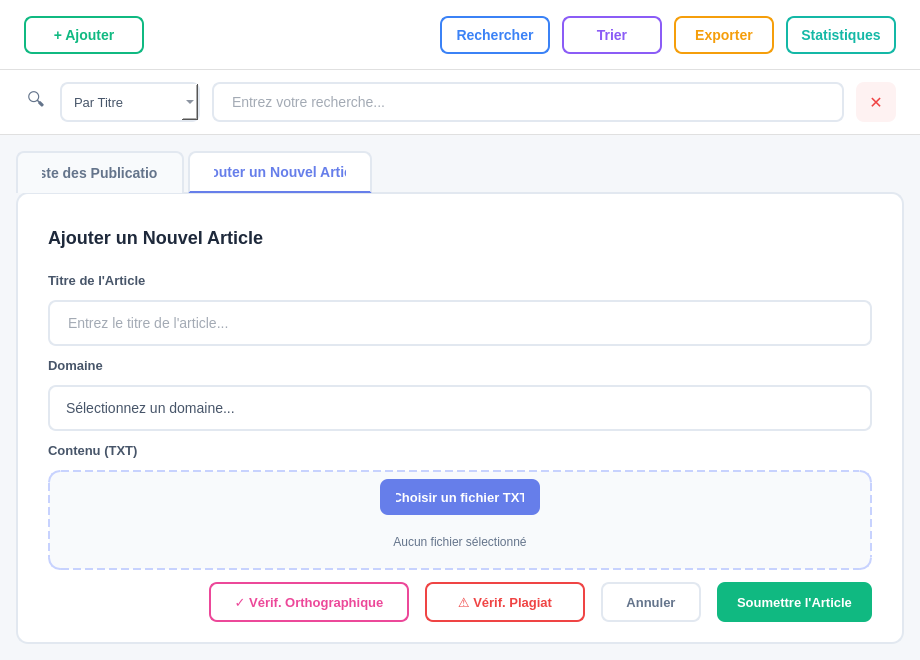
<?xml version="1.0" encoding="UTF-8"?>
<ui version="4.0">
 <class>PublicationsPage</class>
 <widget class="QWidget" name="PublicationsPage">
  <property name="geometry">
   <rect>
    <x>0</x>
    <y>0</y>
    <width>920</width>
    <height>660</height>
   </rect>
  </property>
  <property name="windowTitle">
   <string>Publications</string>
  </property>
  <property name="styleSheet">
   <string notr="true">QWidget#PublicationsPage {
    background-color: #F5F7FA;
}</string>
  </property>
  <layout class="QVBoxLayout" name="mainLayout">
   <property name="spacing">
    <number>0</number>
   </property>
   <property name="leftMargin">
    <number>0</number>
   </property>
   <property name="topMargin">
    <number>0</number>
   </property>
   <property name="rightMargin">
    <number>0</number>
   </property>
   <property name="bottomMargin">
    <number>0</number>
   </property>
   <item>
    <widget class="QWidget" name="toolbar" native="true">
     <property name="minimumSize">
      <size>
       <width>0</width>
       <height>70</height>
      </size>
     </property>
     <property name="maximumSize">
      <size>
       <width>16777215</width>
       <height>70</height>
      </size>
     </property>
     <property name="styleSheet">
      <string notr="true">QWidget#toolbar {
    background-color: #FFFFFF;
    border-bottom: 1px solid #E0E0E0;
}</string>
     </property>
     <layout class="QHBoxLayout" name="toolbarLayout">
      <property name="spacing">
       <number>12</number>
      </property>
      <property name="leftMargin">
       <number>24</number>
      </property>
      <property name="topMargin">
       <number>16</number>
      </property>
      <property name="rightMargin">
       <number>24</number>
      </property>
      <property name="bottomMargin">
       <number>16</number>
      </property>
      <item>
       <widget class="QToolButton" name="addButton">
        <property name="minimumSize">
         <size>
          <width>120</width>
          <height>38</height>
         </size>
        </property>
        <property name="maximumSize">
         <size>
          <width>120</width>
          <height>38</height>
         </size>
        </property>
        <property name="cursor">
         <cursorShape>PointingHandCursor</cursorShape>
        </property>
        <property name="styleSheet">
         <string notr="true">QToolButton {
    background-color: transparent;
    color: #10B981;
    border: 2px solid #10B981;
    border-radius: 8px;
    font-family: 'Segoe UI', sans-serif;
    font-size: 14px;
    font-weight: 600;
    padding: 0px 16px;
}
QToolButton:hover {
    background-color: #10B981;
    color: white;
    border-color: #10B981;
}
QToolButton:pressed {
    background-color: #059669;
    border-color: #059669;
}</string>
        </property>
        <property name="text">
         <string>+ Ajouter</string>
        </property>
       </widget>
      </item>
      <item>
       <spacer name="horizontalSpacer">
        <property name="orientation">
         <enum>Qt::Orientation::Horizontal</enum>
        </property>
        <property name="sizeHint" stdset="0">
         <size>
          <width>40</width>
          <height>20</height>
         </size>
        </property>
       </spacer>
      </item>
      <item>
       <widget class="QToolButton" name="searchButton">
        <property name="minimumSize">
         <size>
          <width>110</width>
          <height>38</height>
         </size>
        </property>
        <property name="maximumSize">
         <size>
          <width>110</width>
          <height>38</height>
         </size>
        </property>
        <property name="cursor">
         <cursorShape>PointingHandCursor</cursorShape>
        </property>
        <property name="styleSheet">
         <string notr="true">QToolButton {
    background-color: transparent;
    color: #3B82F6;
    border: 2px solid #3B82F6;
    border-radius: 8px;
    font-family: 'Segoe UI', sans-serif;
    font-size: 14px;
    font-weight: 600;
    padding: 0px 12px;
}
QToolButton:hover {
    background-color: #3B82F6;
    color: white;
    border-color: #3B82F6;
}
QToolButton:pressed {
    background-color: #2563EB;
    border-color: #2563EB;
}</string>
        </property>
        <property name="text">
         <string>Rechercher</string>
        </property>
       </widget>
      </item>
      <item>
       <widget class="QToolButton" name="sortButton">
        <property name="minimumSize">
         <size>
          <width>100</width>
          <height>38</height>
         </size>
        </property>
        <property name="maximumSize">
         <size>
          <width>100</width>
          <height>38</height>
         </size>
        </property>
        <property name="cursor">
         <cursorShape>PointingHandCursor</cursorShape>
        </property>
        <property name="styleSheet">
         <string notr="true">QToolButton {
    background-color: transparent;
    color: #8B5CF6;
    border: 2px solid #8B5CF6;
    border-radius: 8px;
    font-family: 'Segoe UI', sans-serif;
    font-size: 14px;
    font-weight: 600;
    padding: 0px 12px;
}
QToolButton:hover {
    background-color: #8B5CF6;
    color: white;
    border-color: #8B5CF6;
}
QToolButton:pressed {
    background-color: #7C3AED;
    border-color: #7C3AED;
}</string>
        </property>
        <property name="text">
         <string>Trier</string>
        </property>
        <property name="popupMode">
         <enum>QToolButton::ToolButtonPopupMode::InstantPopup</enum>
        </property>
       </widget>
      </item>
      <item>
       <widget class="QToolButton" name="exportButton">
        <property name="minimumSize">
         <size>
          <width>100</width>
          <height>38</height>
         </size>
        </property>
        <property name="maximumSize">
         <size>
          <width>100</width>
          <height>38</height>
         </size>
        </property>
        <property name="cursor">
         <cursorShape>PointingHandCursor</cursorShape>
        </property>
        <property name="styleSheet">
         <string notr="true">QToolButton {
    background-color: transparent;
    color: #F59E0B;
    border: 2px solid #F59E0B;
    border-radius: 8px;
    font-family: 'Segoe UI', sans-serif;
    font-size: 14px;
    font-weight: 600;
    padding: 0px 12px;
}
QToolButton:hover {
    background-color: #F59E0B;
    color: white;
    border-color: #F59E0B;
}
QToolButton:pressed {
    background-color: #D97706;
    border-color: #D97706;
}</string>
        </property>
        <property name="text">
         <string>Exporter</string>
        </property>
        <property name="popupMode">
         <enum>QToolButton::ToolButtonPopupMode::InstantPopup</enum>
        </property>
       </widget>
      </item>
      <item>
       <widget class="QToolButton" name="statsButton">
        <property name="minimumSize">
         <size>
          <width>110</width>
          <height>38</height>
         </size>
        </property>
        <property name="maximumSize">
         <size>
          <width>110</width>
          <height>38</height>
         </size>
        </property>
        <property name="cursor">
         <cursorShape>PointingHandCursor</cursorShape>
        </property>
        <property name="styleSheet">
         <string notr="true">QToolButton {
    background-color: transparent;
    color: #14B8A6;
    border: 2px solid #14B8A6;
    border-radius: 8px;
    font-family: 'Segoe UI', sans-serif;
    font-size: 14px;
    font-weight: 600;
    padding: 0px 12px;
}
QToolButton:hover {
    background-color: #14B8A6;
    color: white;
    border-color: #14B8A6;
}
QToolButton:pressed {
    background-color: #0D9488;
    border-color: #0D9488;
}</string>
        </property>
        <property name="text">
         <string>Statistiques</string>
        </property>
       </widget>
      </item>
     </layout>
    </widget>
   </item>
   <item>
    <widget class="QWidget" name="searchBar" native="true">
     <property name="minimumSize">
      <size>
       <width>0</width>
       <height>65</height>
      </size>
     </property>
     <property name="maximumSize">
      <size>
       <width>16777215</width>
       <height>65</height>
      </size>
     </property>
     <property name="styleSheet">
      <string notr="true">QWidget#searchBar {
    background-color: #FFFFFF;
    border-bottom: 1px solid #E0E0E0;
}</string>
     </property>
     <layout class="QHBoxLayout" name="searchBarLayout">
      <property name="spacing">
       <number>12</number>
      </property>
      <property name="leftMargin">
       <number>24</number>
      </property>
      <property name="topMargin">
       <number>12</number>
      </property>
      <property name="rightMargin">
       <number>24</number>
      </property>
      <property name="bottomMargin">
       <number>12</number>
      </property>
      <item>
       <widget class="QLabel" name="searchIcon">
        <property name="minimumSize">
         <size>
          <width>24</width>
          <height>24</height>
         </size>
        </property>
        <property name="maximumSize">
         <size>
          <width>24</width>
          <height>24</height>
         </size>
        </property>
        <property name="styleSheet">
         <string notr="true">font-size: 18px; background: transparent; color: #64748B;</string>
        </property>
        <property name="text">
         <string>🔍</string>
        </property>
        <property name="alignment">
         <set>Qt::AlignmentFlag::AlignCenter</set>
        </property>
       </widget>
      </item>
      <item>
       <widget class="QComboBox" name="searchTypeCombo">
        <property name="minimumSize">
         <size>
          <width>140</width>
          <height>40</height>
         </size>
        </property>
        <property name="maximumSize">
         <size>
          <width>140</width>
          <height>40</height>
         </size>
        </property>
        <property name="styleSheet">
         <string notr="true">QComboBox {
    border: 1.5px solid #E2E8F0;
    border-radius: 8px;
    padding: 8px 12px;
    background: #FFFFFF;
    font-family: 'Segoe UI', sans-serif;
    font-size: 13px;
    color: #475569;
}
QComboBox:hover {
    border-color: #C7D2FE;
}
QComboBox:focus {
    border-color: #6366F1;
    background-color: #FAFBFF;
}</string>
        </property>
        <item>
         <property name="text">
          <string>Par Titre</string>
         </property>
        </item>
        <item>
         <property name="text">
          <string>Par Domaine</string>
         </property>
        </item>
       </widget>
      </item>
      <item>
       <widget class="QLineEdit" name="searchInput">
        <property name="minimumSize">
         <size>
          <width>0</width>
          <height>40</height>
         </size>
        </property>
        <property name="maximumSize">
         <size>
          <width>16777215</width>
          <height>40</height>
         </size>
        </property>
        <property name="styleSheet">
         <string notr="true">QLineEdit {
    border: 1.5px solid #E2E8F0;
    border-radius: 8px;
    padding: 8px 16px;
    background: #FFFFFF;
    font-family: 'Segoe UI', sans-serif;
    font-size: 14px;
    color: #475569;
}
QLineEdit:hover {
    border-color: #C7D2FE;
}
QLineEdit:focus {
    border-color: #6366F1;
    background-color: #FAFBFF;
}</string>
        </property>
        <property name="placeholderText">
         <string>Entrez votre recherche...</string>
        </property>
       </widget>
      </item>
      <item>
       <widget class="QToolButton" name="clearButton">
        <property name="minimumSize">
         <size>
          <width>40</width>
          <height>40</height>
         </size>
        </property>
        <property name="maximumSize">
         <size>
          <width>40</width>
          <height>40</height>
         </size>
        </property>
        <property name="cursor">
         <cursorShape>PointingHandCursor</cursorShape>
        </property>
        <property name="styleSheet">
         <string notr="true">QToolButton {
    background-color: #FEF2F2;
    color: #EF4444;
    border: none;
    border-radius: 8px;
    font-size: 16px;
    font-weight: bold;
}
QToolButton:hover {
    background-color: #EF4444;
    color: white;
}</string>
        </property>
        <property name="text">
         <string>✕</string>
        </property>
       </widget>
      </item>
     </layout>
    </widget>
   </item>
   <item>
    <widget class="QWidget" name="contentArea" native="true">
     <property name="styleSheet">
      <string notr="true">QWidget#contentArea {
    background-color: #F5F7FA;
}</string>
     </property>
     <layout class="QVBoxLayout" name="contentLayout">
      <property name="spacing">
       <number>0</number>
      </property>
      <property name="leftMargin">
       <number>16</number>
      </property>
      <property name="topMargin">
       <number>16</number>
      </property>
      <property name="rightMargin">
       <number>16</number>
      </property>
      <property name="bottomMargin">
       <number>16</number>
      </property>
      <item>
       <widget class="QTabWidget" name="publicationsTabWidget">
        <property name="styleSheet">
         <string notr="true">QTabWidget::pane {
    border: 1.5px solid #E2E8F0;
    border-radius: 12px;
    background-color: #FFFFFF;
    top: -1px;
}
QTabBar::tab {
    background-color: #F8FAFC;
    color: #64748B;
    padding: 12px 24px;
    border: 1.5px solid #E2E8F0;
    border-bottom: none;
    border-top-left-radius: 8px;
    border-top-right-radius: 8px;
    font-family: 'Segoe UI', sans-serif;
    font-size: 14px;
    font-weight: 600;
    margin-right: 4px;
}
QTabBar::tab:selected {
    background-color: #FFFFFF;
    color: #667eea;
    border-bottom: 2px solid #667eea;
}
QTabBar::tab:hover:!selected {
    background-color: #EEF2FF;
    color: #667eea;
}</string>
        </property>
        <property name="currentIndex">
         <number>1</number>
        </property>
        <widget class="QWidget" name="listTab">
         <attribute name="title">
          <string>Liste des Publications</string>
         </attribute>
         <layout class="QVBoxLayout" name="listTabLayout">
          <property name="spacing">
           <number>0</number>
          </property>
          <property name="leftMargin">
           <number>0</number>
          </property>
          <property name="topMargin">
           <number>0</number>
          </property>
          <property name="rightMargin">
           <number>0</number>
          </property>
          <property name="bottomMargin">
           <number>0</number>
          </property>
          <item>
           <widget class="QTableWidget" name="publicationsTable">
            <property name="styleSheet">
             <string notr="true">QTableWidget {
    background-color: #FFFFFF;
    border: none;
    gridline-color: #F1F5F9;
    font-family: 'Segoe UI', 'Roboto', sans-serif;
}
QTableWidget::item {
    padding: 14px;
    border-bottom: 1px solid #F1F5F9;
    color: #475569;
    font-size: 13px;
}
QTableWidget::item:selected {
    background-color: #F1F5F9;
    color: #1E293B;
}
QHeaderView::section {
    background-color: #F8FAFC;
    color: #64748B;
    padding: 16px;
    border: none;
    border-bottom: 2px solid #E2E8F0;
    border-right: 1px solid #F1F5F9;
    font-weight: 600;
    font-size: 12px;
    text-transform: uppercase;
    font-family: 'Segoe UI', 'Roboto', sans-serif;
    letter-spacing: 0.8px;
}</string>
            </property>
            <property name="editTriggers">
             <set>QAbstractItemView::EditTrigger::NoEditTriggers</set>
            </property>
            <property name="alternatingRowColors">
             <bool>true</bool>
            </property>
            <property name="selectionMode">
             <enum>QAbstractItemView::SelectionMode::SingleSelection</enum>
            </property>
            <property name="selectionBehavior">
             <enum>QAbstractItemView::SelectionBehavior::SelectRows</enum>
            </property>
            <attribute name="horizontalHeaderStretchLastSection">
             <bool>true</bool>
            </attribute>
            <attribute name="verticalHeaderVisible">
             <bool>false</bool>
            </attribute>
            <column>
             <property name="text">
              <string>ID</string>
             </property>
            </column>
            <column>
             <property name="text">
              <string>Titre</string>
             </property>
            </column>
            <column>
             <property name="text">
              <string>Domaine</string>
             </property>
            </column>
            <column>
             <property name="text">
              <string>État</string>
             </property>
            </column>
            <column>
             <property name="text">
              <string>Date Création</string>
             </property>
            </column>
            <column>
             <property name="text">
              <string>Actions</string>
             </property>
            </column>
           </widget>
          </item>
         </layout>
        </widget>
        <widget class="QWidget" name="addTab">
         <attribute name="title">
          <string>Ajouter un Nouvel Article</string>
         </attribute>
         <layout class="QVBoxLayout" name="addTabLayout">
          <property name="spacing">
           <number>12</number>
          </property>
          <property name="leftMargin">
           <number>30</number>
          </property>
          <property name="topMargin">
           <number>20</number>
          </property>
          <property name="rightMargin">
           <number>30</number>
          </property>
          <property name="bottomMargin">
           <number>20</number>
          </property>
          <item>
           <widget class="QLabel" name="formTitleLabel">
            <property name="styleSheet">
             <string notr="true">font-size: 18px; font-weight: 600; color: #1E293B; background: transparent;</string>
            </property>
            <property name="text">
             <string>Ajouter un Nouvel Article</string>
            </property>
           </widget>
          </item>
          <item>
           <widget class="QWidget" name="formWidget" native="true">
            <property name="styleSheet">
             <string notr="true">QWidget#formWidget {
    background-color: transparent;
}</string>
            </property>
            <layout class="QVBoxLayout" name="formLayout">
             <property name="spacing">
              <number>12</number>
             </property>
             <property name="leftMargin">
              <number>0</number>
             </property>
             <property name="topMargin">
              <number>0</number>
             </property>
             <property name="rightMargin">
              <number>0</number>
             </property>
             <property name="bottomMargin">
              <number>0</number>
             </property>
             <item>
              <widget class="QLabel" name="titreLabel">
               <property name="styleSheet">
                <string notr="true">font-size: 13px; font-weight: 600; color: #475569; background: transparent;</string>
               </property>
               <property name="text">
                <string>Titre de l'Article</string>
               </property>
              </widget>
             </item>
             <item>
              <widget class="QLineEdit" name="titreInput">
               <property name="minimumSize">
                <size>
                 <width>0</width>
                 <height>38</height>
                </size>
               </property>
               <property name="maximumSize">
                <size>
                 <width>16777215</width>
                 <height>49</height>
                </size>
               </property>
               <property name="styleSheet">
                <string notr="true">QLineEdit {
    border: 1.5px solid #E2E8F0;
    border-radius: 8px;
    padding: 12px 16px;
    background: #FFFFFF;
    font-family: 'Segoe UI', sans-serif;
    font-size: 14px;
    color: #475569;
}
QLineEdit:hover {
    border-color: #C7D2FE;
}
QLineEdit:focus {
    border-color: #667eea;
    background-color: #FAFBFF;
}</string>
               </property>
               <property name="placeholderText">
                <string>Entrez le titre de l'article...</string>
               </property>
              </widget>
             </item>
             <item>
              <widget class="QLabel" name="domaineLabel">
               <property name="styleSheet">
                <string notr="true">font-size: 13px; font-weight: 600; color: #475569; background: transparent;</string>
               </property>
               <property name="text">
                <string>Domaine</string>
               </property>
              </widget>
             </item>
             <item>
              <widget class="QComboBox" name="domaineCombo">
               <property name="minimumSize">
                <size>
                 <width>0</width>
                 <height>38</height>
                </size>
               </property>
               <property name="styleSheet">
                <string notr="true">QComboBox {
    border: 1.5px solid #E2E8F0;
    border-radius: 8px;
    padding: 12px 16px;
    background: #FFFFFF;
    font-family: 'Segoe UI', sans-serif;
    font-size: 14px;
    color: #475569;
}
QComboBox:hover {
    border-color: #C7D2FE;
}
QComboBox:focus {
    border-color: #667eea;
    background-color: #FAFBFF;
}
QComboBox::drop-down {
    border: none;
    padding-right: 10px;
}
QComboBox::down-arrow {
    image: none;
    border-left: 5px solid transparent;
    border-right: 5px solid transparent;
    border-top: 6px solid #64748B;
    margin-right: 8px;
}</string>
               </property>
               <item>
                <property name="text">
                 <string>Sélectionnez un domaine...</string>
                </property>
               </item>
               <item>
                <property name="text">
                 <string>Intelligence Artificielle</string>
                </property>
               </item>
               <item>
                <property name="text">
                 <string>Réseaux et Sécurité</string>
                </property>
               </item>
               <item>
                <property name="text">
                 <string>Génie Logiciel</string>
                </property>
               </item>
               <item>
                <property name="text">
                 <string>Systèmes Distribués</string>
                </property>
               </item>
               <item>
                <property name="text">
                 <string>Base de Données</string>
                </property>
               </item>
               <item>
                <property name="text">
                 <string>Autre</string>
                </property>
               </item>
              </widget>
             </item>
             <item>
              <widget class="QLabel" name="contenuLabel">
               <property name="styleSheet">
                <string notr="true">font-size: 13px; font-weight: 600; color: #475569; background: transparent;</string>
               </property>
               <property name="text">
                <string>Contenu (TXT)</string>
               </property>
              </widget>
             </item>
             <item>
              <widget class="QWidget" name="uploadWidget" native="true">
               <property name="minimumSize">
                <size>
                 <width>0</width>
                 <height>100</height>
                </size>
               </property>
               <property name="styleSheet">
                <string notr="true">QWidget#uploadWidget {
    border: 2px dashed #C7D2FE;
    border-radius: 12px;
    background-color: #F8FAFC;
}</string>
               </property>
               <layout class="QVBoxLayout" name="uploadLayout">
                <property name="spacing">
                 <number>8</number>
                </property>
                <item alignment="Qt::AlignmentFlag::AlignHCenter">
                 <widget class="QPushButton" name="uploadButton">
                  <property name="minimumSize">
                   <size>
                    <width>160</width>
                    <height>36</height>
                   </size>
                  </property>
                  <property name="maximumSize">
                   <size>
                    <width>160</width>
                    <height>36</height>
                   </size>
                  </property>
                  <property name="cursor">
                   <cursorShape>PointingHandCursor</cursorShape>
                  </property>
                  <property name="styleSheet">
                   <string notr="true">QPushButton {
    background-color: #667eea;
    color: white;
    border: none;
    border-radius: 8px;
    font-family: 'Segoe UI', sans-serif;
    font-size: 13px;
    font-weight: 600;
    padding: 8px 16px;
}
QPushButton:hover {
    background-color: #5568d3;
}
QPushButton:pressed {
    background-color: #4c51bf;
}</string>
                  </property>
                  <property name="text">
                   <string>Choisir un fichier TXT</string>
                  </property>
                 </widget>
                </item>
                <item>
                 <widget class="QLabel" name="fileNameLabel">
                  <property name="styleSheet">
                   <string notr="true">font-size: 12px; color: #64748B; background: transparent;</string>
                  </property>
                  <property name="text">
                   <string>Aucun fichier sélectionné</string>
                  </property>
                  <property name="alignment">
                   <set>Qt::AlignmentFlag::AlignCenter</set>
                  </property>
                 </widget>
                </item>
               </layout>
              </widget>
             </item>
             <item>
              <widget class="QWidget" name="buttonWidget" native="true">
               <property name="styleSheet">
                <string notr="true">QWidget#buttonWidget {
    background-color: transparent;
}</string>
               </property>
               <layout class="QHBoxLayout" name="buttonLayout">
                <property name="spacing">
                 <number>16</number>
                </property>
                <property name="leftMargin">
                 <number>0</number>
                </property>
                <property name="topMargin">
                 <number>0</number>
                </property>
                <property name="rightMargin">
                 <number>0</number>
                </property>
                <property name="bottomMargin">
                 <number>0</number>
                </property>
                <item>
                 <spacer name="horizontalSpacer_2">
                  <property name="orientation">
                   <enum>Qt::Orientation::Horizontal</enum>
                  </property>
                  <property name="sizeHint" stdset="0">
                   <size>
                    <width>40</width>
                    <height>20</height>
                   </size>
                  </property>
                 </spacer>
                </item>
                <item>
                 <widget class="QPushButton" name="spellCheckButton">
                  <property name="minimumSize">
                   <size>
                    <width>200</width>
                    <height>40</height>
                   </size>
                  </property>
                  <property name="cursor">
                   <cursorShape>PointingHandCursor</cursorShape>
                  </property>
                  <property name="styleSheet">
                   <string notr="true">QPushButton {
    background-color: transparent;
    color: #EC4899;
    border: 2px solid #EC4899;
    border-radius: 8px;
    font-family: 'Segoe UI', sans-serif;
    font-size: 13px;
    font-weight: 600;
    padding: 8px 16px;
}
QPushButton:hover {
    background-color: #EC4899;
    color: white;
    border-color: #EC4899;
}
QPushButton:pressed {
    background-color: #DB2777;
    border-color: #DB2777;
}</string>
                  </property>
                  <property name="text">
                   <string>✓ Vérif. Orthographique</string>
                  </property>
                 </widget>
                </item>
                <item>
                 <widget class="QPushButton" name="plagiarismButton">
                  <property name="minimumSize">
                   <size>
                    <width>160</width>
                    <height>40</height>
                   </size>
                  </property>
                  <property name="cursor">
                   <cursorShape>PointingHandCursor</cursorShape>
                  </property>
                  <property name="styleSheet">
                   <string notr="true">QPushButton {
    background-color: transparent;
    color: #EF4444;
    border: 2px solid #EF4444;
    border-radius: 8px;
    font-family: 'Segoe UI', sans-serif;
    font-size: 13px;
    font-weight: 600;
    padding: 8px 16px;
}
QPushButton:hover {
    background-color: #EF4444;
    color: white;
    border-color: #EF4444;
}
QPushButton:pressed {
    background-color: #DC2626;
    border-color: #DC2626;
}</string>
                  </property>
                  <property name="text">
                   <string>⚠ Vérif. Plagiat</string>
                  </property>
                 </widget>
                </item>
                <item>
                 <widget class="QPushButton" name="cancelButton">
                  <property name="minimumSize">
                   <size>
                    <width>100</width>
                    <height>40</height>
                   </size>
                  </property>
                  <property name="cursor">
                   <cursorShape>PointingHandCursor</cursorShape>
                  </property>
                  <property name="styleSheet">
                   <string notr="true">QPushButton {
    background-color: transparent;
    color: #64748B;
    border: 2px solid #E2E8F0;
    border-radius: 8px;
    font-family: 'Segoe UI', sans-serif;
    font-size: 13px;
    font-weight: 600;
    padding: 8px 20px;
}
QPushButton:hover {
    background-color: #F8FAFC;
    border-color: #CBD5E1;
}
QPushButton:pressed {
    background-color: #F1F5F9;
}</string>
                  </property>
                  <property name="text">
                   <string>Annuler</string>
                  </property>
                 </widget>
                </item>
                <item>
                 <widget class="QPushButton" name="submitButton">
                  <property name="minimumSize">
                   <size>
                    <width>140</width>
                    <height>40</height>
                   </size>
                  </property>
                  <property name="cursor">
                   <cursorShape>PointingHandCursor</cursorShape>
                  </property>
                  <property name="styleSheet">
                   <string notr="true">QPushButton {
    background-color: #10B981;
    color: white;
    border: none;
    border-radius: 8px;
    font-family: 'Segoe UI', sans-serif;
    font-size: 13px;
    font-weight: 600;
    padding: 8px 20px;
}
QPushButton:hover {
    background-color: #059669;
}
QPushButton:pressed {
    background-color: #047857;
}</string>
                  </property>
                  <property name="text">
                   <string>Soumettre l'Article</string>
                  </property>
                 </widget>
                </item>
               </layout>
              </widget>
             </item>
            </layout>
           </widget>
          </item>
         </layout>
        </widget>
       </widget>
      </item>
     </layout>
    </widget>
   </item>
  </layout>
 </widget>
 <resources/>
 <connections/>
</ui>
